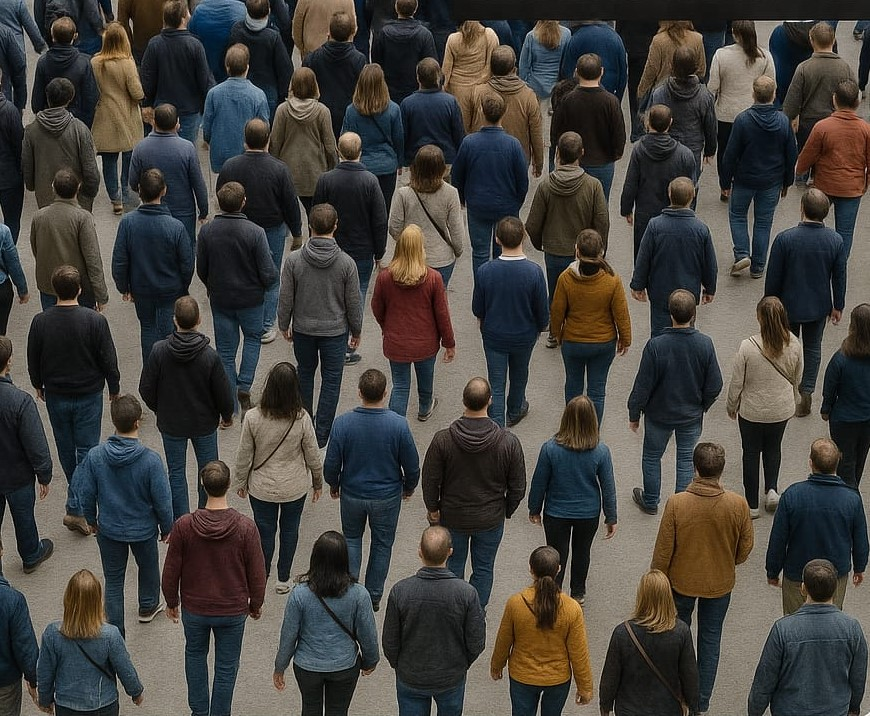
#> input picture crowd.jpg, 870 x 716 px
$ python bari.py
#> lines starting #> are read from the running program, lines starting #| are printed output that depends on the picture; after the words box and inside, x2 and y2 are one past the last pixel; in counts of white or black regions, pixels touching at a corner belong together
import cv2
import numpy as np
import matplotlib.pyplot as plt
image = cv2.imread('crowd.jpg')
#> image is the input picture: shape (716, 870, 3); mean B, G, R 60.5, 64.5, 67
people_boxes = [
    (100, 100, 50, 100), (200, 120, 50, 100), (300, 150, 50, 100),
    (400, 180, 50, 100), (500, 200, 50, 100), (600, 100, 50, 100),
    (150, 300, 50, 100), (250, 330, 50, 100), (350, 360, 50, 100),
    (450, 390, 50, 100), (550, 420, 50, 100), (650, 450, 50, 100)
]
for (x, y, w, h) in people_boxes:
    cv2.rectangle(image, (x, y), (x + w, y + h), (0, 255, 0), 2)
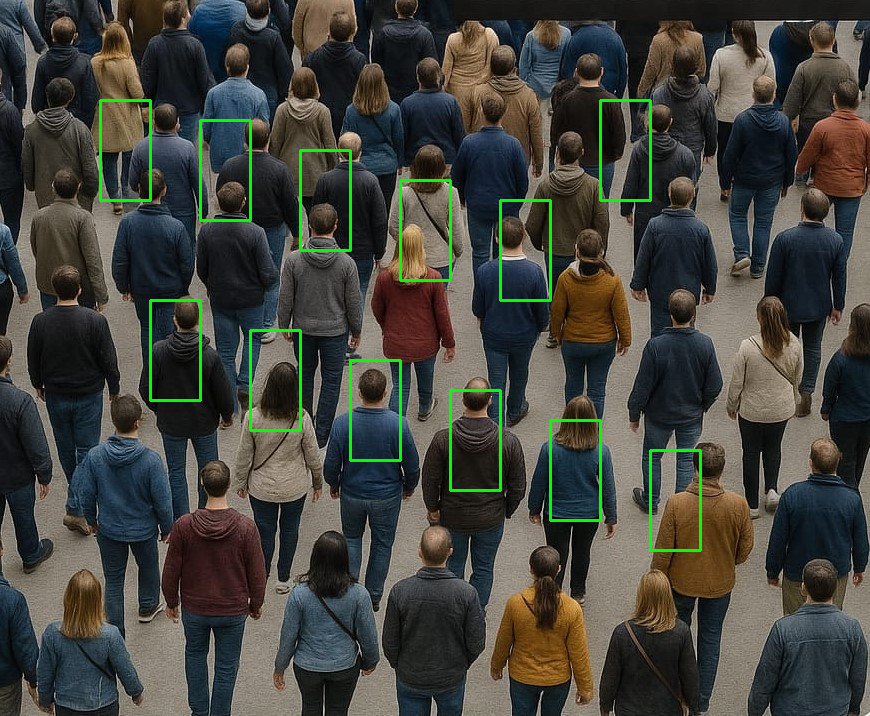
#> image: shape (716, 870, 3); 1.73% of pixels changed, all inside (x1, y1, x2, y2) = (99, 99, 702, 552)
crowd_count = len(people_boxes)
cv2.putText(image, f"Estimated Crowd: {crowd_count}", (20, 40),
            cv2.FONT_HERSHEY_SIMPLEX, 1, (0, 0, 255), 2)
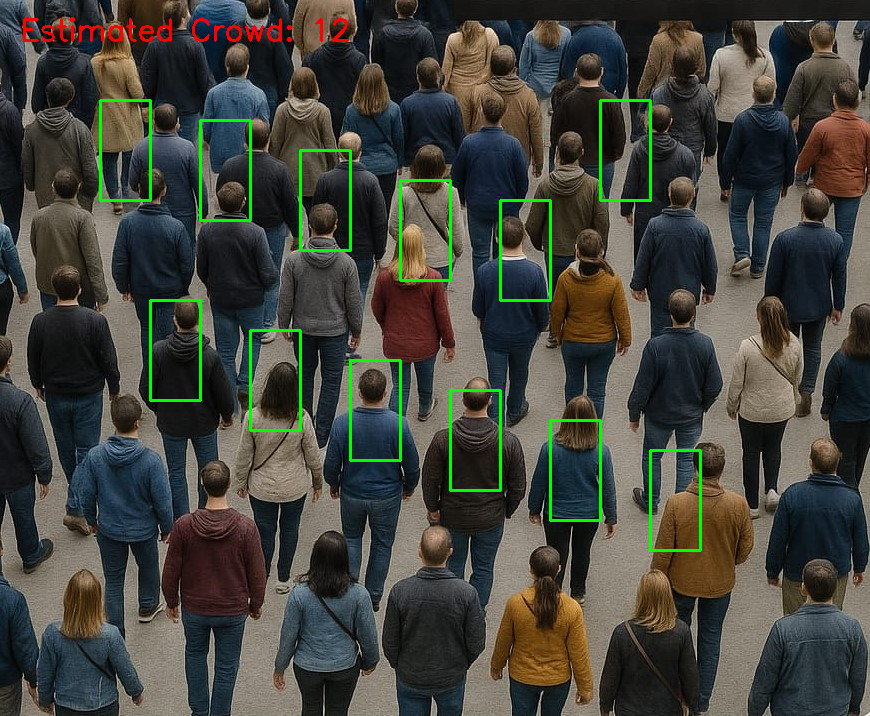
#> image: shape (716, 870, 3); 0.34% of pixels changed, all inside (x1, y1, x2, y2) = (23, 17, 349, 42)
plt.figure(figsize=(10, 6))
plt.imshow(cv2.cvtColor(image, cv2.COLOR_BGR2RGB))
plt.title("Crowd Counting and Density Estimation System")
plt.axis('off')
plt.show()

$ run again, with marine.jpg copied over crowd.jpg
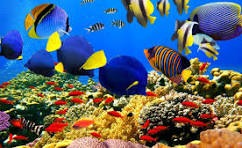
#> input picture marine.jpg, 242 x 148 px
#> image is the input picture: shape (148, 242, 3); mean B, G, R 115.3, 102.4, 89
#> after the loop `for (x, y, w, h) in people_boxes:`:
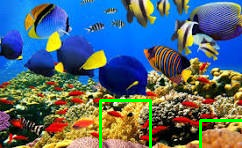
#> image: shape (148, 242, 3); 1.78% of pixels changed, all inside (x1, y1, x2, y2) = (99, 99, 242, 148)
#> `cv2.putText(image, f"Estimated Crowd: {crowd_count}", (20, 40), cv2.FO..`:
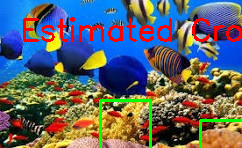
#> image: shape (148, 242, 3); 4.24% of pixels changed, all inside (x1, y1, x2, y2) = (23, 17, 242, 42)

$ run again, with tomatoes.jpg copied over crowd.jpg
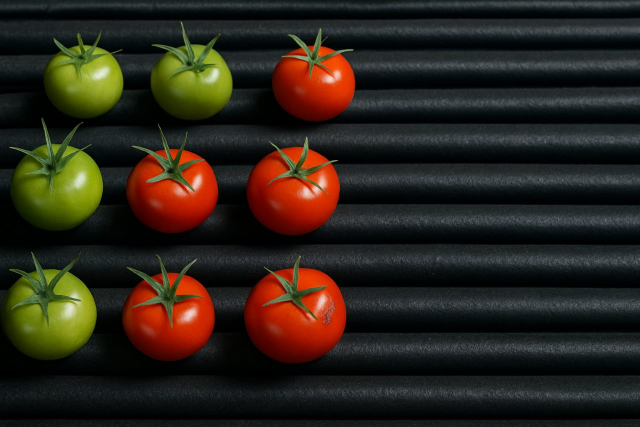
#> input picture tomatoes.jpg, 1280 x 853 px (shown at 1/2 size)
#> image is the input picture: shape (853, 1280, 3); mean B, G, R 25.7, 35.4, 42.8
#> after the loop `for (x, y, w, h) in people_boxes:`:
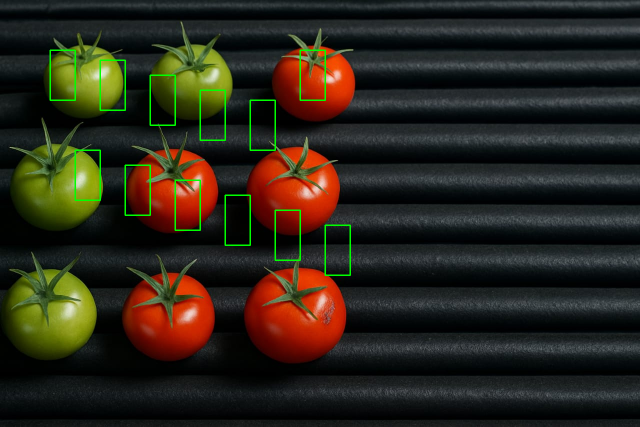
#> image: shape (853, 1280, 3) (shown at 1/2 size); 0.98% of pixels changed, all inside (x1, y1, x2, y2) = (99, 99, 702, 552)
#> `cv2.putText(image, f"Estimated Crowd: {crowd_count}", (20, 40), cv2.FO..`:
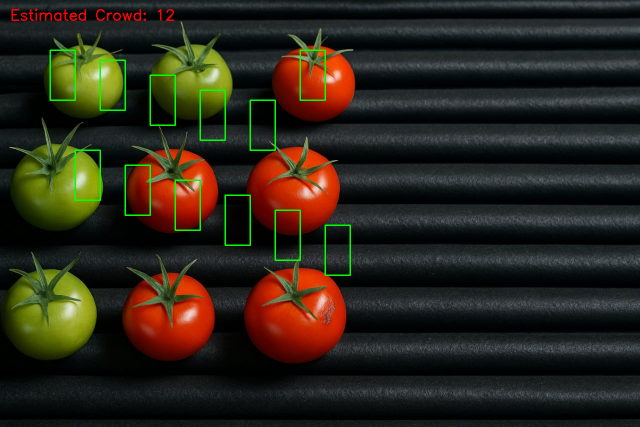
#> image: shape (853, 1280, 3) (shown at 1/2 size); 0.19% of pixels changed, all inside (x1, y1, x2, y2) = (23, 17, 349, 42)
